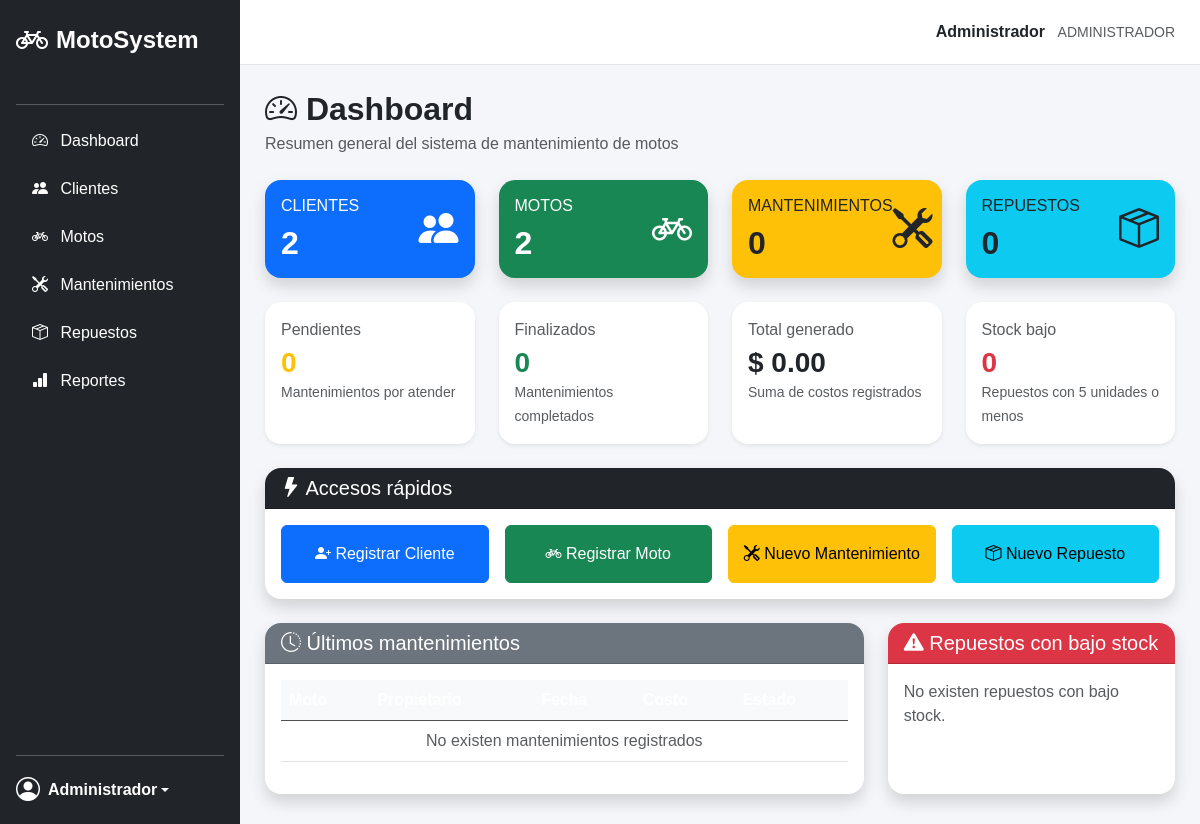
The page /views/dashboard.php?login=success (signed in) on the database as committed earlier.
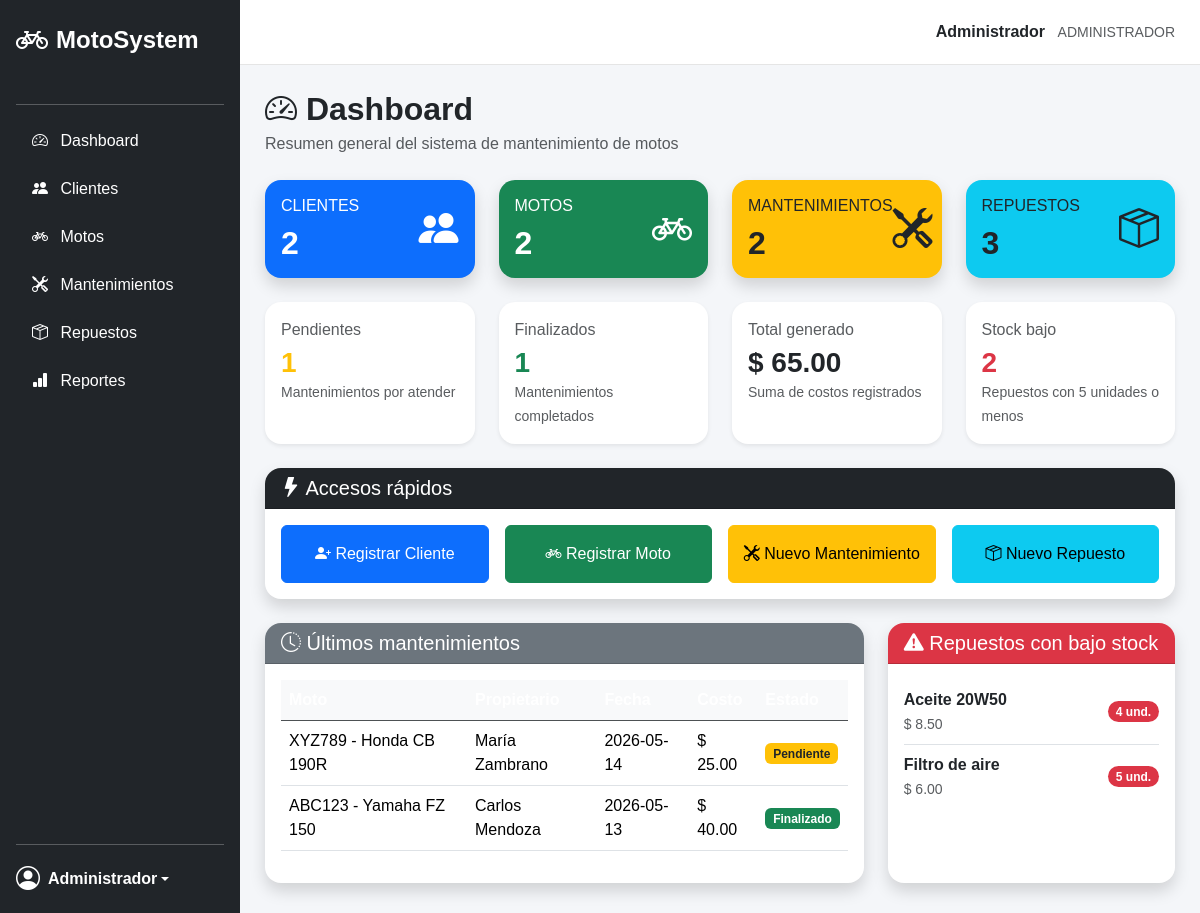
The same page on the database as committed later.
### tables this page shows
CREATE TABLE mantenimientos (
    id_mantenimiento INT AUTO_INCREMENT PRIMARY KEY,
    id_moto INT NOT NULL,
    fecha DATE NOT NULL,
    descripcion TEXT NOT NULL,
    costo DECIMAL(10,2) NOT NULL DEFAULT 0.00,
    estado ENUM('Pendiente', 'Finalizado') NOT NULL DEFAULT 'Pendiente',
    fecha_registro TIMESTAMP DEFAULT CURRENT_TIMESTAMP,

     
    FOREIGN KEY (id_moto) REFERENCES motos(id_moto)
);

CREATE TABLE motos (
    id_moto INT AUTO_INCREMENT PRIMARY KEY,
    id_cliente INT NOT NULL,
    placa VARCHAR(20) NOT NULL UNIQUE,
    marca VARCHAR(50) NOT NULL,
    modelo VARCHAR(50) NOT NULL,
    anio INT,
    color VARCHAR(30),
    cilindraje VARCHAR(30),
    estado TINYINT DEFAULT 1,
    fecha_registro TIMESTAMP DEFAULT CURRENT_TIMESTAMP,

     
    FOREIGN KEY (id_cliente) REFERENCES clientes(id_cliente)
);

CREATE TABLE clientes (
    id_cliente INT AUTO_INCREMENT PRIMARY KEY,
    cedula VARCHAR(20) NOT NULL UNIQUE,
    nombres VARCHAR(100) NOT NULL,
    apellidos VARCHAR(100) NOT NULL,
    telefono VARCHAR(20),
    correo VARCHAR(100),
    direccion VARCHAR(150),
    estado TINYINT DEFAULT 1,
    fecha_registro TIMESTAMP DEFAULT CURRENT_TIMESTAMP
);

CREATE TABLE repuestos (
    id_repuesto INT AUTO_INCREMENT PRIMARY KEY,
    nombre VARCHAR(100) NOT NULL,
    descripcion TEXT,
    stock INT NOT NULL DEFAULT 0,
    precio DECIMAL(10,2) NOT NULL DEFAULT 0.00,
    estado TINYINT DEFAULT 1,
    fecha_registro TIMESTAMP DEFAULT CURRENT_TIMESTAMP
);

### config/conexion.php (called while the page is built, shortened)
<?php
class Conexion
{
    private $host = "localhost";
    private $puerto = 3306;
    private $usuario = "root";
    private $password = "1234";
    private $base_datos = "sistema_motos";
    public function conectar()
    {
        try {
            $conexion = new mysqli(
                $this->host,
                $this->usuario,
                $this->password,
                $this->base_datos,
                $this->puerto
            );
            $conexion->set_charset("utf8");
            return $conexion;
        } catch (mysqli_sql_exception $e) {
            die("Error de conexión a la base de datos: " . $e->getMessage());
        }
    }
}
?>

### models/Cliente.php (called while the page is built, shortened)
<?php
require_once __DIR__ . "/../config/conexion.php";
class Cliente {
    private $conexion;
    public function __construct() {
        $database = new Conexion();
        $this->conexion = $database->conectar();
    }
public function contarClientes() {
    $sql = "SELECT COUNT(*) AS total FROM clientes";
    $resultado = $this->conexion->query($sql);
    $fila = $resultado->fetch_assoc();
    return $fila["total"];
}
}

### models/Moto.php (called while the page is built, shortened)
<?php
require_once __DIR__ . "/../config/conexion.php";
class Moto {
    private $conexion;
    public function __construct() {
        $database = new Conexion();
        $this->conexion = $database->conectar();
    }
public function contarMotos() {
    $sql = "SELECT COUNT(*) AS total FROM motos";
    $resultado = $this->conexion->query($sql);
    $fila = $resultado->fetch_assoc();
    return $fila["total"];
}
}

### models/Mantenimiento.php (called while the page is built, shortened)
<?php
require_once __DIR__ . "/../config/conexion.php";
class Mantenimiento {
    private $conexion;
    public function __construct() {
        $database = new Conexion();
        $this->conexion = $database->conectar();
    }
public function contarMantenimientos() {
    $sql = "SELECT COUNT(*) AS total FROM mantenimientos";
    $resultado = $this->conexion->query($sql);
    $fila = $resultado->fetch_assoc();
    return $fila["total"];
}
public function contarPorEstado($estado) {
    $sql = "SELECT COUNT(*) AS total
            FROM mantenimientos
            WHERE estado = ?";
    $stmt = $this->conexion->prepare($sql);
    $stmt->bind_param("s", $estado);
    $stmt->execute();
    $resultado = $stmt->get_result();
    $fila = $resultado->fetch_assoc();
    return $fila["total"] ?? 0;
}
public function sumarCostos() {
    $sql = "SELECT COALESCE(SUM(costo), 0) AS total
            FROM mantenimientos";
    $resultado = $this->conexion->query($sql);
    $fila = $resultado->fetch_assoc();
    return $fila["total"] ?? 0;
}
public function obtenerUltimos() {
    $sql = "SELECT mantenimientos.*,
                   motos.placa,
                   motos.marca,
                   motos.modelo,
                   clientes.nombres,
                   clientes.apellidos
            FROM mantenimientos
            INNER JOIN motos
            ON mantenimientos.id_moto = motos.id_moto
            INNER JOIN clientes
            ON motos.id_cliente = clientes.id_cliente
            ORDER BY mantenimientos.id_mantenimiento DESC
            LIMIT 5";
    $resultado = $this->conexion->query($sql);
    $mantenimientos = [];
    while ($fila = $resultado->fetch_assoc()) {
        $mantenimientos[] = $fila;
    }
    return $mantenimientos;
}
}
?>

### models/Repuesto.php (called while the page is built, shortened)
<?php
require_once __DIR__ . "/../config/conexion.php";
class Repuesto {
    private $conexion;
    public function __construct() {
        $database = new Conexion();
        $this->conexion = $database->conectar();
    }
    public function contarRepuestos() {
        $sql = "SELECT COUNT(*) AS total
                FROM repuestos
                WHERE estado = 1";
        $resultado = $this->conexion->query($sql);
        $fila = $resultado->fetch_assoc();
        return $fila["total"] ?? 0;
    }
    public function contarBajoStock($limite = 5) {
        $sql = "SELECT COUNT(*) AS total
                FROM repuestos
                WHERE estado = 1
                AND stock <= ?";
        $stmt = $this->conexion->prepare($sql);
        $stmt->bind_param("i", $limite);
        $stmt->execute();
        $resultado = $stmt->get_result();
        $fila = $resultado->fetch_assoc();
        return $fila["total"] ?? 0;
    }
    public function obtenerBajoStock($limite = 5) {
        $sql = "SELECT *
                FROM repuestos
                WHERE estado = 1
                AND stock <= ?
                ORDER BY stock ASC";
        $stmt = $this->conexion->prepare($sql);
        $stmt->bind_param("i", $limite);
        $stmt->execute();
        $resultado = $stmt->get_result();
        $repuestos = [];
        while ($fila = $resultado->fetch_assoc()) {
            $repuestos[] = $fila;
        }
        return $repuestos;
    }
}
?>

### views/dashboard.php (the view, shortened to what the changed rows need)
<?php
require_once "../models/Cliente.php";
require_once "../models/Moto.php";
require_once "../models/Mantenimiento.php";
require_once "../models/Repuesto.php";
$modeloCliente = new Cliente();
$modeloMoto = new Moto();
$modeloMantenimiento = new Mantenimiento();
$modeloRepuesto = new Repuesto();
$totalClientes = $modeloCliente->contarClientes();
$totalMotos = $modeloMoto->contarMotos();
$totalMantenimientos = $modeloMantenimiento->contarMantenimientos();
$totalRepuestos = $modeloRepuesto->contarRepuestos();
$mantenimientosPendientes = $modeloMantenimiento->contarPorEstado("Pendiente");
$mantenimientosFinalizados = $modeloMantenimiento->contarPorEstado("Finalizado");
$totalCostos = $modeloMantenimiento->sumarCostos();
$repuestosBajoStock = $modeloRepuesto->contarBajoStock();
$ultimosMantenimientos = $modeloMantenimiento->obtenerUltimos();
$listadoBajoStock = $modeloRepuesto->obtenerBajoStock();
?>
<div class="d-flex justify-content-between align-items-center mb-4">
    <div>
        <h2 class="fw-bold mb-1">
            <i class="bi bi-speedometer2"></i>
            Dashboard
        </h2>
    </div>
</div>
<div class="row g-4 mb-4">
    <div class="col-md-3">
        <div class="card border-0 shadow rounded-4 bg-primary text-white h-100">
            <div class="card-body d-flex justify-content-between align-items-center">
                <div>
                    <h2 class="fw-bold mb-0"><?php echo $totalClientes; ?></h2>
                </div>
            </div>
        </div>
    </div>
    <div class="col-md-3">
        <div class="card border-0 shadow rounded-4 bg-success text-white h-100">
            <div class="card-body d-flex justify-content-between align-items-center">
                <div>
                    <h2 class="fw-bold mb-0"><?php echo $totalMotos; ?></h2>
                </div>
            </div>
        </div>
    </div>
    <div class="col-md-3">
        <div class="card border-0 shadow rounded-4 bg-warning text-dark h-100">
            <div class="card-body d-flex justify-content-between align-items-center">
                <div>
                    <h6 class="text-uppercase">Mantenimientos</h6>
                    <h2 class="fw-bold mb-0"><?php echo $totalMantenimientos; ?></h2>
                </div>
            </div>
        </div>
    </div>
    <div class="col-md-3">
        <div class="card border-0 shadow rounded-4 bg-info text-dark h-100">
            <div class="card-body d-flex justify-content-between align-items-center">
                <div>
                    <h6 class="text-uppercase">Repuestos</h6>
                    <h2 class="fw-bold mb-0"><?php echo $totalRepuestos; ?></h2>
                </div>
            </div>
        </div>
    </div>
</div>
<div class="row g-4 mb-4">
    <div class="col-md-3">
        <div class="card border-0 shadow-sm rounded-4 h-100">
            <div class="card-body">
                <p class="text-muted mb-1">Pendientes</p>
                <h3 class="fw-bold text-warning mb-0"><?php echo $mantenimientosPendientes; ?></h3>
                <small class="text-muted">Mantenimientos por atender</small>
            </div>
        </div>
    </div>
    <div class="col-md-3">
        <div class="card border-0 shadow-sm rounded-4 h-100">
            <div class="card-body">
                <p class="text-muted mb-1">Finalizados</p>
                <h3 class="fw-bold text-success mb-0"><?php echo $mantenimientosFinalizados; ?></h3>
                <small class="text-muted">Mantenimientos completados</small>
            </div>
        </div>
    </div>
    <div class="col-md-3">
        <div class="card border-0 shadow-sm rounded-4 h-100">
            <div class="card-body">
                <p class="text-muted mb-1">Total generado</p>
                <h3 class="fw-bold mb-0">$ <?php echo number_format($totalCostos, 2); ?></h3>
                <small class="text-muted">Suma de costos registrados</small>
            </div>
        </div>
    </div>
    <div class="col-md-3">
        <div class="card border-0 shadow-sm rounded-4 h-100">
            <div class="card-body">
                <p class="text-muted mb-1">Stock bajo</p>
                <h3 class="fw-bold text-danger mb-0"><?php echo $repuestosBajoStock; ?></h3>
                <small class="text-muted">Repuestos con 5 unidades o menos</small>
            </div>
        </div>
    </div>
</div>
<div class="row g-4">
    <div class="col-lg-8">
        <div class="card border-0 shadow rounded-4 h-100">
            <div class="card-body">
                <div class="table-responsive">
                    <table class="table table-hover align-middle">
                        <thead class="table-dark">
                            <tr>
                                <th>Moto</th>
                                <th>Propietario</th>
                                <th>Fecha</th>
                                <th>Costo</th>
                                <th>Estado</th>
                            </tr>
                        </thead>
                        <tbody>
                            <?php if (!empty($ultimosMantenimientos)): ?>
                                <?php foreach ($ultimosMantenimientos as $mantenimiento): ?>
                                    <tr>
                                        <td>
                                            <?php
                                                echo $mantenimiento["placa"] . " - " .
                                                     $mantenimiento["marca"] . " " .
                                                     $mantenimiento["modelo"];
                                            ?>
                                        </td>
                                        <td>
                                            <?php
                                                echo $mantenimiento["nombres"] . " " .
                                                     $mantenimiento["apellidos"];
                                            ?>
                                        </td>
                                        <td><?php echo $mantenimiento["fecha"]; ?></td>
                                        <td>$ <?php echo number_format($mantenimiento["costo"], 2); ?></td>
                                        <td>
                                            <?php if ($mantenimiento["estado"] == "Pendiente"): ?>
                                                <span class="badge bg-warning text-dark">Pendiente</span>
                                            <?php else: ?>
                                                <span class="badge bg-success">Finalizado</span>
                                            <?php endif; ?>
                                        </td>
                                    </tr>
                                <?php endforeach; ?>
                            <?php else: ?>
                                <tr>
                                    <td colspan="5" class="text-center text-muted">
                                        No existen mantenimientos registrados
                                    </td>
                                </tr>
                            <?php endif; ?>
                        </tbody>
                    </table>
                </div>
            </div>
        </div>
    </div>
    <div class="col-lg-4">
        <div class="card border-0 shadow rounded-4 h-100">
            <div class="card-body">
                <?php if (!empty($listadoBajoStock)): ?>
                    <div class="list-group list-group-flush">
                        <?php foreach ($listadoBajoStock as $repuesto): ?>
                            <div class="list-group-item d-flex justify-content-between align-items-center px-0">
                                <div>
                                    <strong><?php echo $repuesto["nombre"]; ?></strong><br>
                                    <small class="text-muted">$ <?php echo number_format($repuesto["precio"], 2); ?></small>
                                </div>
                                <span class="badge bg-danger rounded-pill">
                                    <?php echo $repuesto["stock"]; ?> und.
                                </span>
                            </div>
                        <?php endforeach; ?>
                    </div>
                <?php else: ?>
                    <p class="text-muted mb-0">
                        No existen repuestos con bajo stock.
                    </p>
                <?php endif; ?>
            </div>
        </div>
    </div>
</div>
<?php
include "layouts/app.php";
?>

Rows that differ between the two databases and show on the page:
added mantenimientos: id_moto.placa "XYZ789", id_moto.marca "Honda", id_moto.modelo "CB 190R", clientes.nombres "María", clientes.apellidos "Zambrano", fecha "2026-05-14", costo "25.00", estado "Pendiente"
added mantenimientos: id_moto.placa "ABC123", id_moto.marca "Yamaha", id_moto.modelo "FZ 150", clientes.nombres "Carlos", clientes.apellidos "Mendoza", fecha "2026-05-13", costo "40.00", estado "Finalizado"
added repuestos: nombre "Aceite 20W50", precio "8.50", stock "4"
added repuestos: nombre "Filtro de aire", precio "6.00", stock "5"
Other text that changed with them:
$totalMantenimientos: "0" → "2"
$totalRepuestos: "0" → "3"
$mantenimientosPendientes: "0" → "1"
$mantenimientosFinalizados: "0" → "1"
$totalCostos: "0.00" → "65.00"
$repuestosBajoStock: "0" → "2"
text no longer shown: "No existen mantenimientos registrados No existen repuestos con bajo stock."
